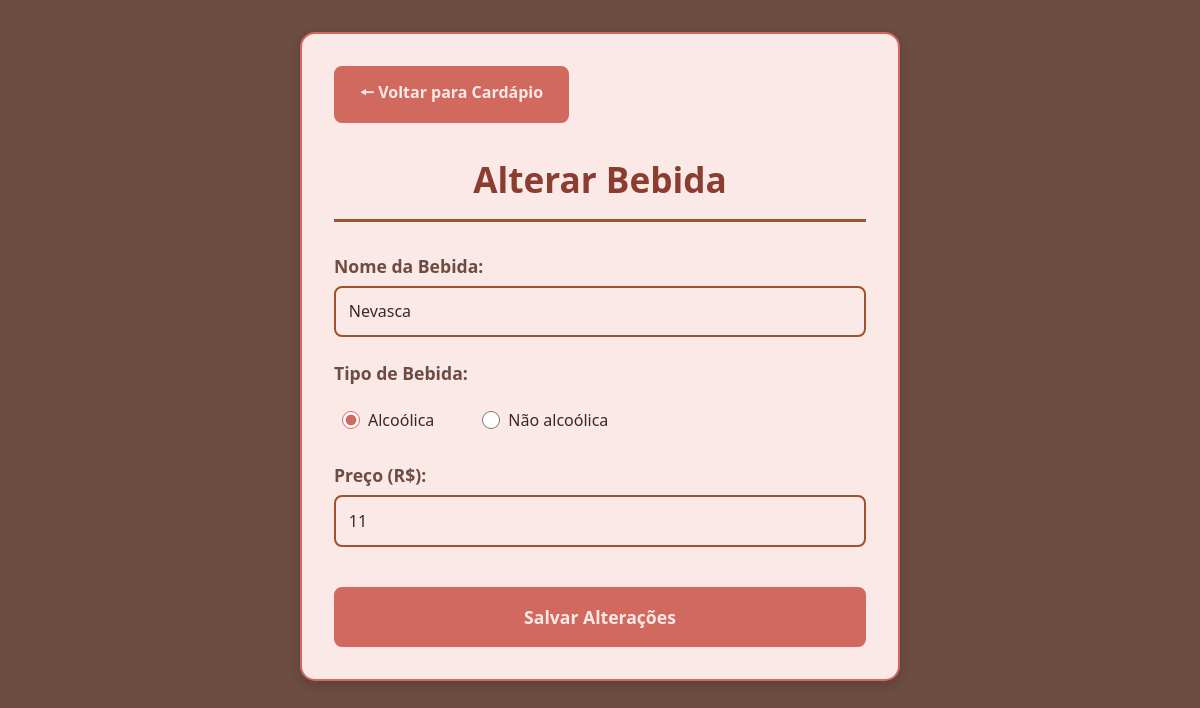
Screenshot of /view/bebidas/alterarBebida.php?id=2 with the database file from the repository.
### tables this page shows
create table bebida(
    id_bebida int primary key AUTO_INCREMENT,
    nome varchar(200) not null,
    alcoolica char(1) not null,
    preco decimal(7,2) not null,

    constraint chk_bebida check (alcoolica in ('S','N'))
);

### util/Connection.php (called while the page is built, shortened)
<?php
class Connection {
    private static $conn = null;
    public static function getConnection() {
        if(self::$conn == null) {
            try {
                $opcoes = array(
                    PDO::MYSQL_ATTR_INIT_COMMAND => "SET NAMES utf8",
                    PDO::ATTR_ERRMODE => PDO::ERRMODE_EXCEPTION,
                    PDO::ATTR_DEFAULT_FETCH_MODE => PDO::FETCH_ASSOC);
                $strConn = "mysql:host=" . DB_HOST . ";dbname=" . DB_NAME;
                self::$conn = new PDO($strConn, DB_USER, DB_PASSWORD, $opcoes);
            } catch(PDOException $e) {
                echo "Erro ao conectar na base de dados.<br>";
                print_r($e);
            }
        }
        return self::$conn;
    }
}

### controller/BebidaController.php (called while the page is built, shortened)
<?php
require_once (__DIR__ . "/../dao/BebidaDAO.php");
require_once (__DIR__ . "/../service/BebidaService.php");
require_once (__DIR__ . "/../model/Bebida.php");
class BebidaController{
    private BebidaDAO $bebidaDAO;
    public function __construct(){
        $this->bebidaDAO = new BebidaDAO();
    }
    public function buscarPorId(int $id){
        return $this->bebidaDAO->buscarPorId($id);
    }
}

### dao/BebidaDAO.php (called while the page is built, shortened)
<?php
require_once (__DIR__ . "/../util/Connection.php");
require_once (__DIR__ . "/../model/Bebida.php");
class BebidaDAO{
    private PDO $connection;
    public function __construct(){
        $this->connection = Connection::getConnection();
    }
    public function buscarPorId(int $id){
        $sql = "SELECT * FROM bebida WHERE id_bebida = ?";
        $stm = $this->connection->prepare($sql);
        $stm->execute([$id]);
        $resultado = $stm->fetchAll();
        $bebidas = $this->map($resultado);
        if(count($bebidas) > 0){
            return $bebidas[0];
        }else{
            return NULL;
        }
    }
    private function map(array $resultado) {
        $bebidas = [];
        foreach($resultado as $r){
            $bebida = new Bebida();
            $bebida->setId($r['id_bebida']);
            $bebida->setNome($r['nome']);
            $bebida->setAlcoolica($r['alcoolica']);
            $bebida->setPreco($r['preco']);
            array_push($bebidas, $bebida);
        }
        return $bebidas;
    }
}

### model/Bebida.php (called while the page is built, shortened)
<?php
class Bebida{
    private ?string $nome;
    private ?string $alcoolica;
    private ?float $preco;
    public function __construct(){
        $this->nome = null;
        $this->alcoolica = null;
        $this->preco = null;
    }
    public function setId(int $id): self{
        return $this;
    }
    public function getNome(): string{
        return $this->nome;
    }
    public function setNome(string $nome): self{
        $this->nome = $nome;
        return $this;
    }
    public function getAlcoolica(): string{
        return $this->alcoolica;
    }
    public function setAlcoolica(string $alcoolica): self{
        $this->alcoolica = $alcoolica;
        return $this;
    }
    public function getPreco(): float{
        return $this->preco;
    }
    public function setPreco(float $preco): self{
        $this->preco = $preco;
        return $this;
    }
}

### view/bebidas/alterarBebida.php (the view, shortened to what this page needs)
<?php
require_once (__DIR__ . "/../../controller/BebidaController.php");
$controladorBebida = new BebidaController();
if ($_SERVER['REQUEST_METHOD'] === 'POST') {
    $bebidaId  = $_POST['id'] ?? null;
    $nome      = trim($_POST['nome'] ?? '');
    $alcoolica = $_POST['alcoolica'] ?? '';
    $preco     = $_POST['preco'] ?? '';
    if ($nome === '' || $alcoolica === '' || $preco === '' || !is_numeric($preco)) {
        $msgErro = "Preencha todos os campos corretamente!";
        $bebida = $controladorBebida->buscarPorId((int)$bebidaId);
        $bebida->setNome($nome);
        $bebida->setAlcoolica($alcoolica);
        $bebida->setPreco(is_numeric($preco) ? (float)$preco : 0.0);
    } else {
        $bebida = $controladorBebida->buscarPorId((int)$bebidaId);
        $bebida->setNome($nome);
        $bebida->setAlcoolica($alcoolica);
        $bebida->setPreco((float)$preco);
        $controladorBebida->alterar($bebida);
        header("Location: ../cardapio.php");
        exit;
    }
} elseif (isset($_GET['id'])) {
    $id = (int)$_GET['id'];
    $bebida = $controladorBebida->buscarPorId($id);
} else {
    echo "ID da Bebida não informado.";
    exit;
}
?>
<!DOCTYPE html>
<html lang="pt-BR">
<head>
    <link rel="stylesheet" href="../styles/Bebida/alterar.css">
</head>
<body>
    <div class="container">
        <a href="../cardapio.php">🠔 Voltar para Cardápio</a>
        <h1>Alterar Bebida</h1>
        <form method="POST" class="form-alterar">
            <div class="form-group">
                <label for="nome">Nome da Bebida:</label>
                <input type="text" id="nome" name="nome" value="<?= htmlspecialchars($bebida->getNome()) ?>">
            </div>
            <div class="radio-group">
                <div class="group-label">Tipo de Bebida:</div>
                <div class="radio-options">
                    <div class="radio-option">
                        <input type="radio" name="alcoolica" id="alcoolicaS" value="S"
                            <?= $bebida->getAlcoolica() === 'S' ? 'checked' : '' ?>>
                        <label for="alcoolicaS">Alcoólica</label>
                    </div>
                    <div class="radio-option">
                        <input type="radio" name="alcoolica" id="alcoolicaN" value="N"
                            <?= $bebida->getAlcoolica() === 'N' ? 'checked' : '' ?>>
                        <label for="alcoolicaN">Não alcoólica</label>
                    </div>
                </div>
            </div>
            <div class="form-group">
                <label for="preco">Preço (R$):</label>
                <input type="number" id="preco" name="preco" value="<?= htmlspecialchars($bebida->getPreco()) ?>" step="0.01" min="0">
            </div>
            <button type="submit" class="btn-submit">Salvar Alterações</button>
        </form>
    </div>
</body>
</html>

### view/styles/Bebida/alterar.css (style rules this page uses)
:root { --bege-claro: #fbe9e7; --terracota: #d2695e; --argila: #a0522d; --tijolo: #8b3e2f; --marrom-suave: #6d4c41; --marrom-escuro: #3e2723; }
* { margin: 0; padding: 0; box-sizing: border-box; font-family: 'Segoe UI', Tahoma, Geneva, Verdana, sans-serif; }
body { background-color: var(--marrom-suave); color: var(--marrom-escuro); margin: 0; padding: 2rem; min-height: 100vh; }
a { display: inline-block; margin-bottom: 2rem; padding: 0.8rem 1.5rem; background: var(--terracota); color: var(--bege-claro); text-decoration: none; font-weight: 600; border-radius: 8px; transition: 0.3s; border: 2px solid var(--terracota); }
.container { max-width: 600px; margin: 0 auto; background: var(--bege-claro); border-radius: 15px; padding: 2rem; box-shadow: 0 4px 12px rgba(0,0,0,0.15); border: 2px solid var(--terracota); }
h1 { color: var(--tijolo); text-align: center; margin-bottom: 2rem; font-size: 2.2rem; border-bottom: 3px solid var(--argila); padding-bottom: 1rem; }
.form-alterar { display: flex; flex-direction: column; gap: 1.5rem; }
.form-group { display: flex; flex-direction: column; gap: 0.5rem; }
.form-group label { font-weight: 600; color: var(--marrom-suave); font-size: 1.1rem; }
.form-group input { padding: 0.8rem; border: 2px solid var(--argila); border-radius: 8px; background: var(--bege-claro); color: var(--marrom-escuro); font-size: 1rem; transition: all 0.3s ease; }
.radio-group { display: flex; flex-direction: column; gap: 0.5rem; }
.radio-group .group-label { font-weight: 600; color: var(--marrom-suave); font-size: 1.1rem; margin-bottom: 0.5rem; }
.radio-options { display: flex; gap: 2rem; }
.radio-option { display: flex; align-items: center; gap: 0.5rem; cursor: pointer; padding: 0.5rem; border-radius: 6px; transition: all 0.3s ease; }
.radio-option input[type="radio"] { width: 18px; height: 18px; accent-color: var(--terracota); cursor: pointer; }
.radio-option label { font-weight: 500; color: var(--marrom-escuro); cursor: pointer; margin: 0; }
.btn-submit { padding: 1rem 2rem; background: var(--terracota); color: var(--bege-claro); border: none; border-radius: 8px; font-size: 1.1rem; font-weight: 600; cursor: pointer; transition: all 0.3s ease; margin-top: 1rem; border: 2px solid var(--terracota); }

### rows the page displays
bebida: nome "Nevasca", alcoolica "☑ Alcoólica", alcoolica "☐ Não alcoólica", preco "11"
